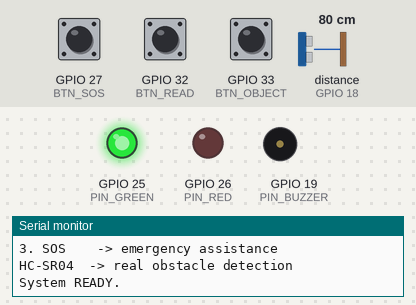
Bench run of a sketch on a simulated ESP32. Shown: output pins drawn as LEDs (lit = HIGH), buzzer (waves = sounding), the last lines printed to the serial monitor. Wiring (from diagram.json): ultrasonic range finder: trigger GPIO 5; echo GPIO 18. Inputs (shaded band) come from the test bench; at power-on: distance to the obstacle (sensor on GPIO 18) 80 cm, GPIO 27 (BTN_SOS) HIGH, GPIO 32 (BTN_READ) HIGH, GPIO 33 (BTN_OBJECT) HIGH. The echo pulse lasts 58.3 µs per cm; pins used as bus, display or sensor lines are not drawn.

Above: at 1.2 s.
1.3 s: distance to the obstacle (sensor on GPIO 18) set to 52 cm
2.8 s: distance to the obstacle (sensor on GPIO 18) set to 44 cm
At 3.4 s:
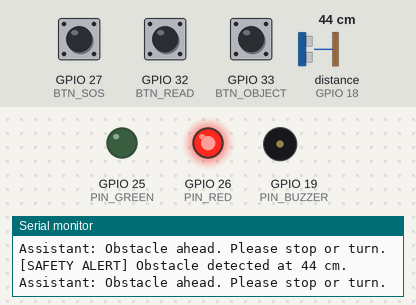
Timing chart, 0 to 11.8 s (numbered marks = the images above; inputs shaded):
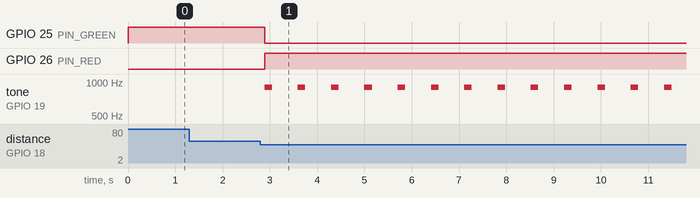

Measured:
- the behaviour switches between 50 and 49 cm on distance to the obstacle (sensor on GPIO 18) (found by bisection; images 0 and 1)
- after the input at 1.3 s, every drawn part: stays the same
- after the input at 2.8 s, GPIO 25 (PIN_GREEN): HIGH → LOW after 0.09 s; GPIO 26 (PIN_RED): LOW → HIGH after 0.09 s; tone on GPIO 19 (PIN_BUZZER): alternates 900 Hz for 0.16 s and silent for 0.54 s, starting after 0.09 s

The sketch:

sketch.ino
```cpp
// AI Smart Glasses - voice-command prototype for Wokwi
// No screen: feedback is through speaker/buzzer + LEDs + Serial Monitor.
// Because Wokwi does not provide a general microphone/voice-recognition part,
// the three pushbuttons simulate recognized voice commands.

const int PIN_TRIG = 5;
const int PIN_ECHO = 18;
const int PIN_BUZZER = 19;
const int PIN_GREEN = 25;
const int PIN_RED = 26;

const int BTN_READ = 32;    // Simulates: "Read this"
const int BTN_OBJECT = 33;  // Simulates: "What is this?"
const int BTN_SOS = 27;     // Simulates: "Emergency help"

const int OBSTACLE_CM = 50;
unsigned long lastMeasure = 0;
unsigned long lastAlertBeep = 0;
int lastDistance = 120;

void beep(int freq, int ms) {
  tone(PIN_BUZZER, freq, ms);
}

void doubleBeep(int freq, int ms, int gap) {
  beep(freq, ms);
  delay(gap);
  beep(freq, ms);
}

long readDistanceCM() {
  digitalWrite(PIN_TRIG, LOW);
  delayMicroseconds(2);
  digitalWrite(PIN_TRIG, HIGH);
  delayMicroseconds(10);
  digitalWrite(PIN_TRIG, LOW);

  unsigned long duration = pulseIn(PIN_ECHO, HIGH, 30000UL);
  if (duration == 0) return 400;
  return duration / 58;
}

bool pressed(int pin) {
  if (digitalRead(pin) == LOW) {
    delay(20);
    if (digitalRead(pin) == LOW) {
      while (digitalRead(pin) == LOW) delay(5);
      return true;
    }
  }
  return false;
}

void readyState() {
  digitalWrite(PIN_GREEN, HIGH);
  digitalWrite(PIN_RED, LOW);
}

void voiceReadCommand() {
  Serial.println();
  Serial.println("[VOICE COMMAND] READ TEXT");
  Serial.println("Assistant: I can read the detected text aloud.");
  Serial.println("Demo sentence: The future is built by those who never give up.");

  // Simulated text-to-speech rhythm
  beep(1200, 120);
  delay(100);
  beep(1400, 120);
  delay(100);
  beep(1600, 180);
}

void voiceObjectCommand() {
  Serial.println();
  Serial.println("[VOICE COMMAND] IDENTIFY OBJECT");
  Serial.println("Assistant: I detect a cup in front of you.");
  Serial.println("Confidence: 94 percent (demo result)");

  beep(900, 100);
  delay(80);
  beep(1300, 140);
}

void voiceSOSCommand() {
  Serial.println();
  Serial.println("[VOICE COMMAND] EMERGENCY HELP");
  Serial.println("Assistant: Emergency assistance activated.");
  Serial.println("Demo: location/alert would be sent to the caregiver app.");

  digitalWrite(PIN_GREEN, LOW);
  digitalWrite(PIN_RED, HIGH);
  doubleBeep(1800, 180, 120);
  delay(80);
  doubleBeep(1800, 180, 120);
  delay(300);
  readyState();
}

void obstacleAlert(int distance) {
  digitalWrite(PIN_GREEN, LOW);
  digitalWrite(PIN_RED, HIGH);

  Serial.print("[SAFETY ALERT] Obstacle detected at ");
  Serial.print(distance);
  Serial.println(" cm.");
  Serial.println("Assistant: Obstacle ahead. Please stop or turn.");

  if (millis() - lastAlertBeep > 700) {
    // Faster beeps as an intuitive warning sound
    int freq = (distance <= 20) ? 1500 : (distance <= 35 ? 1200 : 900);
    beep(freq, 160);
    lastAlertBeep = millis();
  }
}

void setup() {
  Serial.begin(115200);

  pinMode(PIN_TRIG, OUTPUT);
  pinMode(PIN_ECHO, INPUT);
  pinMode(PIN_BUZZER, OUTPUT);
  pinMode(PIN_GREEN, OUTPUT);
  pinMode(PIN_RED, OUTPUT);

  pinMode(BTN_READ, INPUT_PULLUP);
  pinMode(BTN_OBJECT, INPUT_PULLUP);
  pinMode(BTN_SOS, INPUT_PULLUP);

  digitalWrite(PIN_TRIG, LOW);
  readyState();

  Serial.println("====================================");
  Serial.println("      AI SMART GLASSES PROTOTYPE");
  Serial.println("====================================");
  Serial.println("No display: audio-first assistance.");
  Serial.println("Buttons simulate recognized voice commands:");
  Serial.println("1. READ   -> read text aloud");
  Serial.println("2. OBJECT -> identify object");
  Serial.println("3. SOS    -> emergency assistance");
  Serial.println("HC-SR04  -> real obstacle detection");
  Serial.println();
  Serial.println("System READY.");
}

void loop() {
  // Safety has highest priority.
  if (millis() - lastMeasure >= 200) {
    lastMeasure = millis();
    lastDistance = (int)readDistanceCM();
  }

  if (lastDistance < OBSTACLE_CM) {
    obstacleAlert(lastDistance);
  } else {
    readyState();

    if (pressed(BTN_READ)) {
      voiceReadCommand();
    }

    if (pressed(BTN_OBJECT)) {
      voiceObjectCommand();
    }

    if (pressed(BTN_SOS)) {
      voiceSOSCommand();
    }
  }

  delay(10);
}
```
